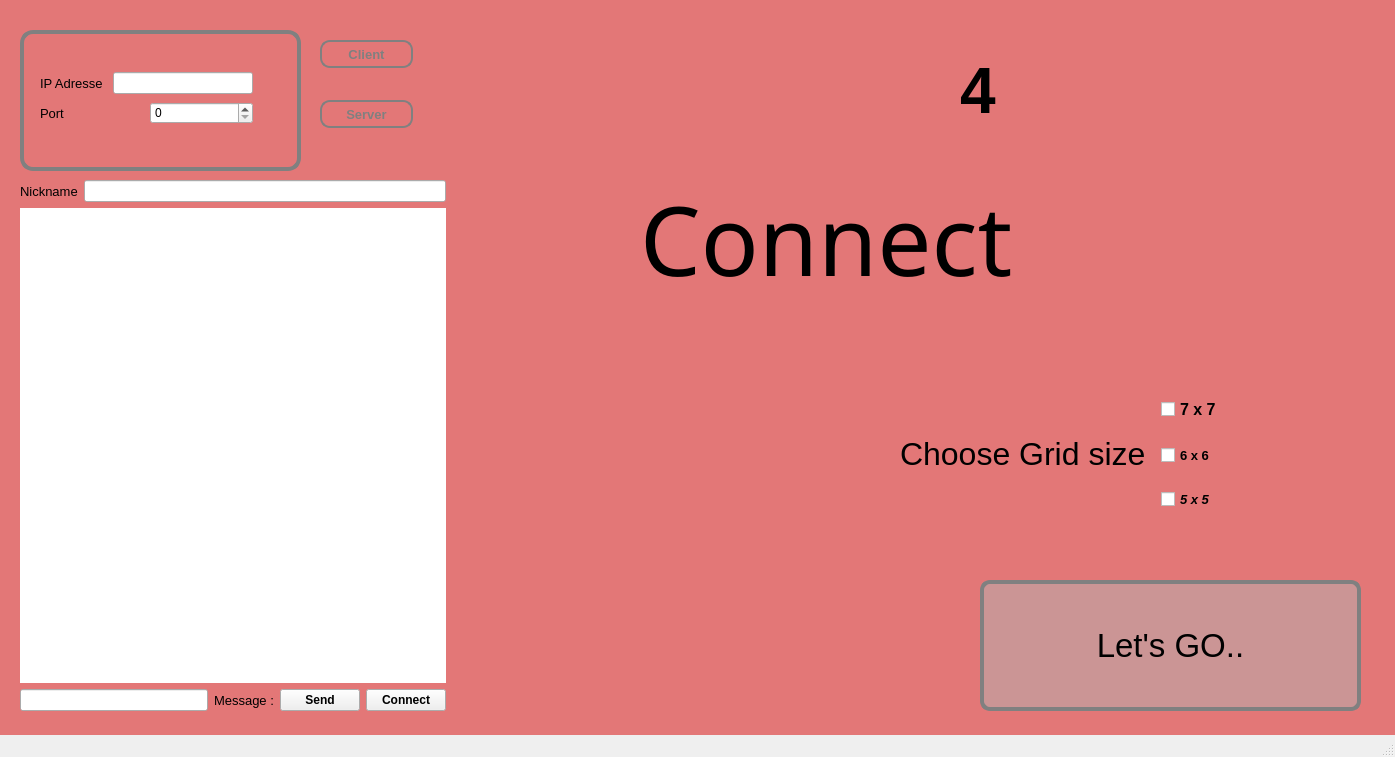
<?xml version="1.0" encoding="UTF-8"?>
<ui version="4.0">
 <class>MainWindow</class>
 <widget class="QMainWindow" name="MainWindow">
  <property name="geometry">
   <rect>
    <x>0</x>
    <y>0</y>
    <width>1395</width>
    <height>757</height>
   </rect>
  </property>
  <property name="windowTitle">
   <string>MainWindow</string>
  </property>
  <property name="styleSheet">
   <string notr="true">#centralwidget {
    background-color: rgba(219, 38, 38,0.6);
}
QPushButton#pushButton{
   
border: 4px solid gray;
background-color: rgba(178,178,178,0.5);
border-radius:10px;
}


QPushButton#ButtonClient
{
border : 2px solid gray;
border-radius: 10px;
color: gray;

}
QPushButton#ButtonServer
{
border : 2px solid gray;
border-radius: 10px;
color :gray;


}

QWidget#widget
{
border : 4px solid gray;
border-radius: 13px;
}</string>
  </property>
  <widget class="QWidget" name="centralwidget">
   <widget class="QPushButton" name="pushButton">
    <property name="geometry">
     <rect>
      <x>980</x>
      <y>580</y>
      <width>381</width>
      <height>131</height>
     </rect>
    </property>
    <property name="font">
     <font>
      <pointsize>25</pointsize>
     </font>
    </property>
    <property name="cursor">
     <cursorShape>PointingHandCursor</cursorShape>
    </property>
    <property name="text">
     <string>Let's GO..</string>
    </property>
   </widget>
   <widget class="QWidget" name="horizontalLayoutWidget">
    <property name="geometry">
     <rect>
      <x>900</x>
      <y>380</y>
      <width>416</width>
      <height>148</height>
     </rect>
    </property>
    <layout class="QHBoxLayout" name="horizontalLayout_4">
     <item>
      <widget class="QLabel" name="label">
       <property name="enabled">
        <bool>true</bool>
       </property>
       <property name="font">
        <font>
         <pointsize>24</pointsize>
        </font>
       </property>
       <property name="text">
        <string>Choose Grid size </string>
       </property>
      </widget>
     </item>
     <item>
      <layout class="QVBoxLayout" name="verticalLayout">
       <item>
        <widget class="QCheckBox" name="checkBox_2">
         <property name="font">
          <font>
           <family>MS Sans Serif</family>
           <pointsize>12</pointsize>
           <weight>75</weight>
           <bold>true</bold>
          </font>
         </property>
         <property name="text">
          <string>7 x 7</string>
         </property>
        </widget>
       </item>
       <item>
        <widget class="QCheckBox" name="checkBox_3">
         <property name="font">
          <font>
           <pointsize>10</pointsize>
           <weight>75</weight>
           <bold>true</bold>
          </font>
         </property>
         <property name="text">
          <string>6 x 6</string>
         </property>
        </widget>
       </item>
       <item>
        <widget class="QCheckBox" name="checkBox">
         <property name="font">
          <font>
           <family>MS Sans Serif</family>
           <pointsize>10</pointsize>
           <weight>75</weight>
           <italic>true</italic>
           <bold>true</bold>
          </font>
         </property>
         <property name="text">
          <string>5 x 5</string>
         </property>
        </widget>
       </item>
      </layout>
     </item>
    </layout>
   </widget>
   <widget class="QWidget" name="widget" native="true">
    <property name="geometry">
     <rect>
      <x>20</x>
      <y>30</y>
      <width>281</width>
      <height>141</height>
     </rect>
    </property>
    <widget class="QWidget" name="">
     <property name="geometry">
      <rect>
       <x>20</x>
       <y>40</y>
       <width>213</width>
       <height>56</height>
      </rect>
     </property>
     <layout class="QVBoxLayout" name="verticalLayout_3">
      <item>
       <layout class="QHBoxLayout" name="horizontalLayout_8">
        <item>
         <widget class="QLabel" name="IP">
          <property name="font">
           <font>
            <pointsize>10</pointsize>
           </font>
          </property>
          <property name="text">
           <string>IP Adresse </string>
          </property>
         </widget>
        </item>
        <item>
         <widget class="QLineEdit" name="_IP"/>
        </item>
       </layout>
      </item>
      <item>
       <layout class="QHBoxLayout" name="horizontalLayout_9">
        <item>
         <widget class="QLabel" name="Port">
          <property name="font">
           <font>
            <pointsize>10</pointsize>
           </font>
          </property>
          <property name="text">
           <string>Port</string>
          </property>
         </widget>
        </item>
        <item>
         <widget class="QSpinBox" name="_Port">
          <property name="maximum">
           <number>5000</number>
          </property>
         </widget>
        </item>
       </layout>
      </item>
     </layout>
    </widget>
   </widget>
   <widget class="QPushButton" name="ButtonClient">
    <property name="geometry">
     <rect>
      <x>320</x>
      <y>40</y>
      <width>93</width>
      <height>28</height>
     </rect>
    </property>
    <property name="font">
     <font>
      <pointsize>10</pointsize>
      <weight>75</weight>
      <bold>true</bold>
     </font>
    </property>
    <property name="cursor">
     <cursorShape>PointingHandCursor</cursorShape>
    </property>
    <property name="text">
     <string>Client</string>
    </property>
   </widget>
   <widget class="QPushButton" name="ButtonServer">
    <property name="geometry">
     <rect>
      <x>320</x>
      <y>100</y>
      <width>93</width>
      <height>28</height>
     </rect>
    </property>
    <property name="font">
     <font>
      <pointsize>10</pointsize>
      <weight>75</weight>
      <bold>true</bold>
     </font>
    </property>
    <property name="cursor">
     <cursorShape>PointingHandCursor</cursorShape>
    </property>
    <property name="text">
     <string>Server</string>
    </property>
   </widget>
   <widget class="QWidget" name="">
    <property name="geometry">
     <rect>
      <x>20</x>
      <y>180</y>
      <width>426</width>
      <height>531</height>
     </rect>
    </property>
    <layout class="QVBoxLayout" name="verticalLayout_2">
     <item>
      <layout class="QHBoxLayout" name="horizontalLayout_6">
       <item>
        <layout class="QHBoxLayout" name="horizontalLayout_5">
         <item>
          <widget class="QLabel" name="label_2">
           <property name="font">
            <font>
             <pointsize>10</pointsize>
            </font>
           </property>
           <property name="text">
            <string>Nickname</string>
           </property>
          </widget>
         </item>
         <item>
          <widget class="QLineEdit" name="Nickname">
           <property name="clearButtonEnabled">
            <bool>false</bool>
           </property>
          </widget>
         </item>
        </layout>
       </item>
      </layout>
     </item>
     <item>
      <widget class="QTextEdit" name="Chat">
       <property name="frameShape">
        <enum>QFrame::NoFrame</enum>
       </property>
      </widget>
     </item>
     <item>
      <layout class="QHBoxLayout" name="horizontalLayout_7">
       <item>
        <widget class="QLineEdit" name="Message"/>
       </item>
       <item>
        <widget class="QLabel" name="label_3">
         <property name="font">
          <font>
           <pointsize>10</pointsize>
          </font>
         </property>
         <property name="text">
          <string>Message :</string>
         </property>
        </widget>
       </item>
       <item>
        <widget class="QPushButton" name="pushButton_Send">
         <property name="font">
          <font>
           <weight>75</weight>
           <bold>true</bold>
          </font>
         </property>
         <property name="text">
          <string>Send</string>
         </property>
        </widget>
       </item>
       <item>
        <widget class="QPushButton" name="pushButton_Connect">
         <property name="font">
          <font>
           <weight>75</weight>
           <bold>true</bold>
          </font>
         </property>
         <property name="text">
          <string>Connect</string>
         </property>
        </widget>
       </item>
      </layout>
     </item>
    </layout>
   </widget>
   <widget class="QWidget" name="">
    <property name="geometry">
     <rect>
      <x>640</x>
      <y>20</y>
      <width>471</width>
      <height>290</height>
     </rect>
    </property>
    <layout class="QVBoxLayout" name="verticalLayout_4">
     <item>
      <widget class="QLabel" name="label_5">
       <property name="font">
        <font>
         <pointsize>48</pointsize>
         <weight>75</weight>
         <bold>true</bold>
        </font>
       </property>
       <property name="text">
        <string>                  4</string>
       </property>
      </widget>
     </item>
     <item>
      <widget class="QLabel" name="label_4">
       <property name="font">
        <font>
         <family>Andalus</family>
         <pointsize>72</pointsize>
        </font>
       </property>
       <property name="text">
        <string>Connect</string>
       </property>
      </widget>
     </item>
    </layout>
   </widget>
  </widget>
  <widget class="QStatusBar" name="statusbar"/>
 </widget>
 <resources/>
 <connections/>
</ui>
